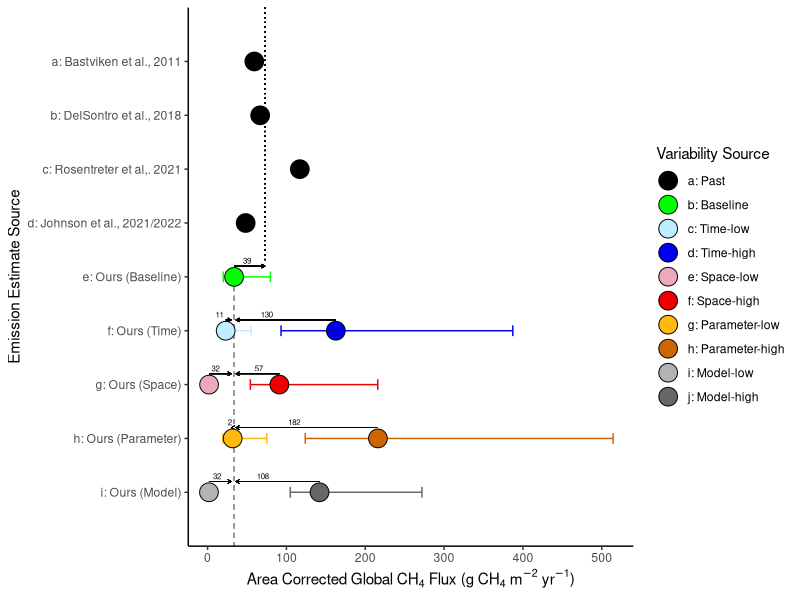
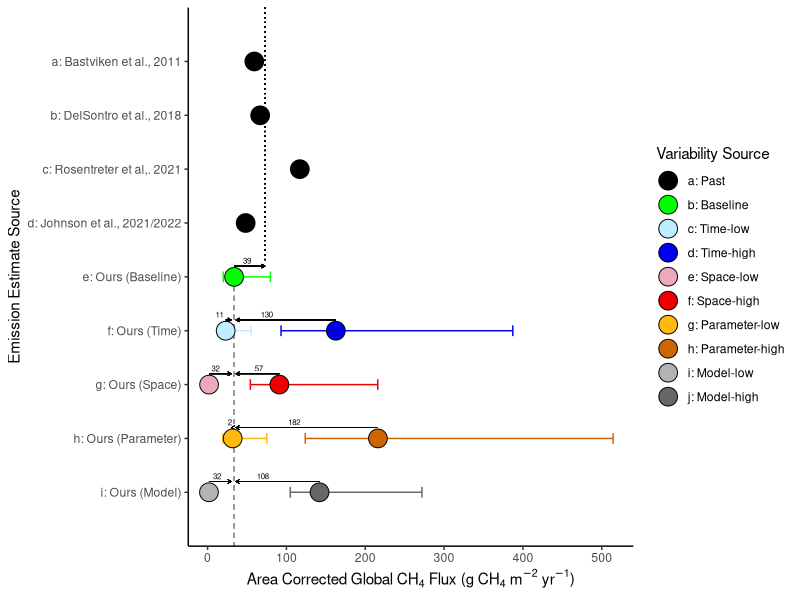

Recreate these plots in R, in order.
library(tidyverse)

dat <- read_csv("./global_predictions.csv") %>%
  rename(`Variability Source` = group)

summary(dat)

cols <- c("a: Past" = "black",
          "b: Baseline" = "green", 
          "c: Time-low" = "lightblue1", 
          "d: Time-high" = "blue2",
          "e: Space-low" = "pink2", 
          "f: Space-high" = "red2",
          "g: Parameter-low" = "darkgoldenrod1", 
          "h: Parameter-high" = "darkorange3",
          "i: Model-low" = "grey70", 
          "j: Model-high" = "grey40")


p <- ggplot(dat, aes(x = area_weighted_flux, y = author, fill = `Variability Source`))+
  scale_y_discrete(limits=rev)+
  theme_classic() + 
  scale_colour_manual(values = cols)+
  scale_fill_manual(values = cols)+
  geom_segment(aes(x = 72.85 , y = 10, xend = 72.85, yend = 5.3), lty = "dotted", lwd = 0.4, color = "black")+
  geom_segment(aes(x = 33.61 , y = 5, xend = 33.61, yend = 0), lty = "dashed", lwd = 0.4, color = "grey60")+
  geom_segment(aes(x = 33.61 , y = 5.2, xend = 72.85, yend = 5.2), lty = "solid", lwd = 0.2, color = "black", 
               arrow = grid::arrow(length = unit(0.1,"cm")))+
  annotate("text", x=50, y=5.3, label = "39", size=2)+
  geom_segment(aes(x = 22.94076 , y = 4.2, xend = 30, yend = 4.2), lty = "solid", lwd = 0.2, color = "black", #time
               arrow = grid::arrow(length = unit(0.1,"cm")))+
  geom_segment(aes(x = 162.6627, y = 4.2, xend = 36, yend = 4.2), lty = "solid", lwd = 0.2, color = "black", #time
               arrow = grid::arrow(length = unit(0.1,"cm")))+
  annotate("text", x=15, y=4.3, label = "11", size=2)+
  annotate("text", x=75, y=4.3, label = "130", size=2)+
  geom_segment(aes(x = 1.899455 , y = 3.2, xend = 30, yend = 3.2), lty = "solid", lwd = 0.2, color = "black", #space
               arrow = grid::arrow(length = unit(0.1,"cm")))+
  geom_segment(aes(x = 91.0399, y = 3.2, xend = 36, yend = 3.2), lty = "solid", lwd = 0.2, color = "black", #space
               arrow = grid::arrow(length = unit(0.1,"cm")))+
  annotate("text", x=10, y=3.3, label = "32", size=2)+
  annotate("text", x=65, y=3.3, label = "57", size=2)+
  geom_segment(aes(x =  31.797, y = 2.2, xend = 30, yend = 2.2), lty = "solid", lwd = 0.2, color = "black", #parameter
               arrow = grid::arrow(length = unit(0.1,"cm")))+
  geom_segment(aes(x = 216.0961, y = 2.2, xend = 36, yend = 2.2), lty = "solid", lwd = 0.2, color = "black", #parameter
               arrow = grid::arrow(length = unit(0.1,"cm")))+
  annotate("text", x=28, y=2.3, label = "2", size=2)+
  annotate("text", x=110, y=2.3, label = "182", size=2)+
  geom_segment(aes(x =  1.74665, y = 1.2, xend = 30, yend = 1.2), lty = "solid", lwd = 0.2, color = "black", #model
               arrow = grid::arrow(length = unit(0.1,"cm")))+
  geom_segment(aes(x = 141.994, y = 1.2, xend = 36, yend = 1.2), lty = "solid", lwd = 0.2, color = "black", #model
               arrow = grid::arrow(length = unit(0.1,"cm")))+
  annotate("text", x=12, y=1.3, label = "32", size=2)+
  annotate("text", x=70, y=1.3, label = "108", size=2)+
  geom_errorbarh(aes(xmax = area_weighted_flux + upper_95, xmin = area_weighted_flux - lower_95, height = .2, color = `Variability Source`))+
  geom_point(pch = 21, size = 6, color = "black")+
  labs(x = expression(paste("Area Corrected Global CH"[4]," Flux (g CH"[4]," m"^-2," yr"^-1,")")), y = "Emission Estimate Source")
  
p

ggsave("./Global_rate_comparison.tiff", device = "tiff", dpi = 1000, width = 20, height = 16, units = "cm")
